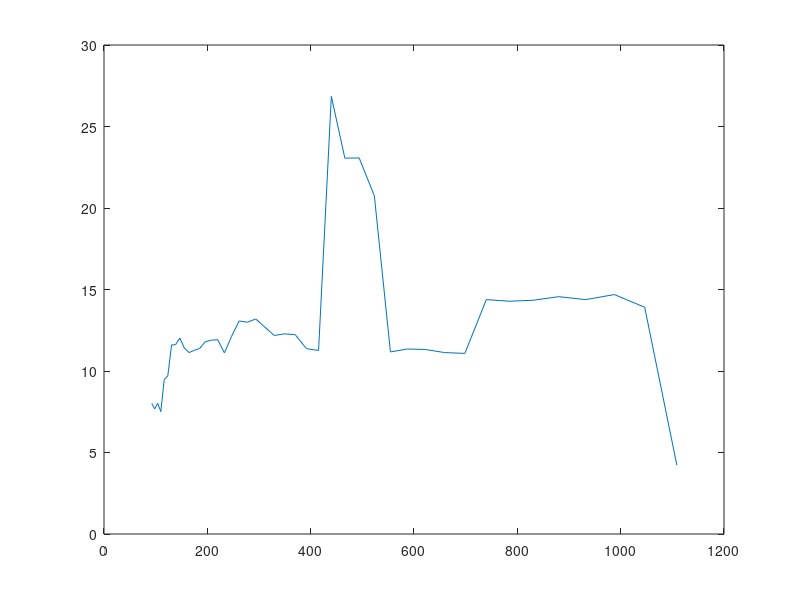

MATLAB code for this plot:
freqs = [92.50,98.00,103.83,110.00,116.54,123.47,130.81,138.59,146.83,155.56,164.81,174.61,185.00,196.00,207.65,220.00,233.08,246.94,261.63,277.18,293.66,311.13,329.63,349.23,369.99,392.00,415.30,440.00,466.16,493.88,523.25,554.37,587.33,622.25,659.26,698.46,739.99,783.99,830.61,880.00,932.33,987.77,1046.50,1108.73;8.01,7.67,8.02,7.51,9.48,9.70,11.60,11.62,12.02,11.40,11.13,11.27,11.38,11.80,11.89,11.92,11.11,12.13,13.07,12.99,13.19,12.70,12.18,12.28,12.23,11.37,11.26,26.85,23.06,23.07,20.75,11.17,11.35,11.32,11.13,11.08,14.38,14.28,14.34,14.56,14.38,14.69,13.91,4.23];
plot ( freqs(1,:), freqs(2,:)); pause
